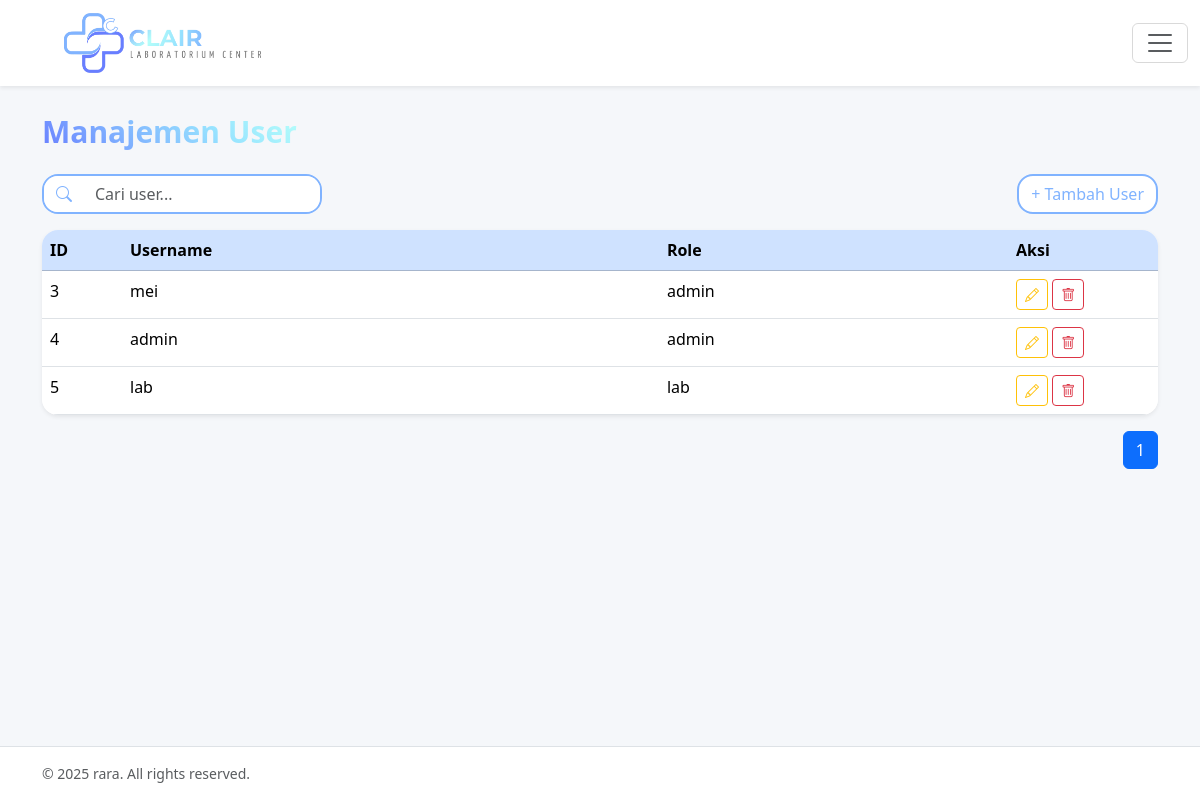
The app's page /admin/users (signed in) with its own data.
### eas/models/user.py (models this page shows, shortened)
class User(UserMixin, db.Model):
    id = db.Column(db.Integer, primary_key=True)
    username = db.Column(db.String(64), unique=True)
    password_hash = db.Column(db.String(128))
    role = db.Column(db.String(20))
    def is_admin(self): return self.role == "admin"

### eas/admin.py (the view)
@admin_bp.route("/users", methods=["GET"])
@login_required
def users_list():
    if not admin_only():
        return redirect("/login")
    users = User.query.all()
    modal = request.args.get("modal")
    edit_user = None
    if modal in ["edit", "delete"]:
        uid = request.args.get("id")
        edit_user = User.query.get(uid)
    return render_template(
        "admin/users_list.html",
        users=users,
        modal=modal,
        edit_user=edit_user,
        active="users"
    )

### eas/__init__.py (called while the page is built)
def create_app():
    app = Flask(__name__)
    app.config.from_object(Config)
    db.init_app(app)
    login_manager.init_app(app)
    from eas.auth import auth_bp
    from eas.admin import admin_bp
    from eas.lab import lab_bp
    app.register_blueprint(auth_bp)
    app.register_blueprint(admin_bp, url_prefix="/admin")
    app.register_blueprint(lab_bp, url_prefix="/lab")
    @app.route("/")
    def home():
        if current_user.is_authenticated:
            if current_user.role == "admin":
                return redirect("/admin")
            elif current_user.role == "lab":
                return redirect("/lab")
        return redirect("/login")
    @login_manager.user_loader
    def load_user(uid):
        return User.query.get(int(uid))
    with app.app_context():
        db.create_all()
    return app

### eas/admin.py (called while the page is built)
def admin_only():
    return current_user.is_authenticated and current_user.is_admin()

### eas/templates/admin/users_list.html (shortened to what this page needs)
{% extends "base.html" %}
{% block content %}
<h3 class="mt-4" style="font-weight: 700; font-size: 30px; background: linear-gradient(40deg, #687EFF, #80B3FF, #98E4FF, #B6FFFA); -webkit-background-clip: text; -webkit-text-fill-color: transparent; display:inline-block;">Manajemen User</h3>
<div class="d-flex justify-content-between align-items-center mt-3 mb-3">
    <div class="input-group" style="max-width: 280px;  border-radius: 16px;
    overflow: hidden; border: 2px solid #80B3FF;">
        <span class="input-group-text" style="background-color: #ffffffff; border:none; ">
            <i class="bi bi-search" style="color:#80B3FF;"></i>
        </span>
        <input type="text" id="searchInput" class="form-control" placeholder="Cari user..." style="border:none;">
    </div>
    <button class="btn" data-bs-toggle="modal" data-bs-target="#modalAddUser" style="color:#80B3FF; border-radius: 16px; border: 2px solid #80B3FF; background-color: white; ">
        + Tambah User
    </button>
</div>
<div class="card shadow-sm overflow-hidden" style="border-radius: 16px; border: none;">
    <div class="card-body p-0 ">
        <table class="table mb-0" id="usersTable">
            <thead class="table-primary" >
                <tr>
                    <th style="width: 80px;">ID</th>
                    <th>Username</th>
                    <th>Role</th>
                    <th style="width: 150px;">Aksi</th>
                </tr>
            </thead>
            <tbody>
                {% for u in users %}
                <tr>
                    <td>{{ u.id }}</td>
                    <td>{{ u.username }}</td>
                    <td>{{ u.role }}</td>
                    <td>
                        <a href="/admin/users?modal=edit&id={{ u.id }}" class="btn btn-sm btn-outline-warning">
                            <i class="bi bi-pencil"></i>
                        </a>
                        <a href="/admin/users?modal=delete&id={{ u.id }}" class="btn btn-sm btn-outline-danger">
                            <i class="bi bi-trash"></i>
                        </a>
                    </td>
                </tr>
                {% endfor %}
            </tbody>
        </table>
    </div>
</div>
<nav class="mt-3">
    <ul class="pagination justify-content-end" id="pagination"></ul>
</nav>
{% endblock %}

### eas/templates/base.html (style rules this page uses)
body { background: #f5f7fa; }

### records on screen
User: id "3", username "mei", role "admin"
User: id "4", username "admin", role "admin"
User: id "5", username "lab", role "lab"
